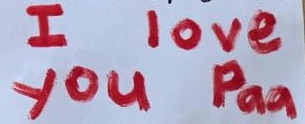
//> input picture ITEM 20-29/ITEM25 OpenCV_SeamlessCloning/image/iloveyouticket.jpg, 305 x 124 px
$ ./normal_versus_mixed_clone   (built with g++ and OpenCV 4)
//> lines starting //> are read from the running program, lines starting //| are printed output that depends on the picture; after the words box and inside, x2 and y2 are one past the last pixel; in counts of white or black regions, pixels touching at a corner belong together
#include "pch.h"
#include <opencv2/opencv.hpp>

using namespace cv;
using namespace std;

int main()
{
    // Read images : src image will be cloned into dst
	//目标图像
    Mat src = imread("image/iloveyouticket.jpg");
//> src is the input picture: 124 rows x 305 cols, CV_8UC3; mean B, G, R 185.8, 162.6, 180.8
	//背景图像
    Mat dst = imread("image/wood-texture.jpg");
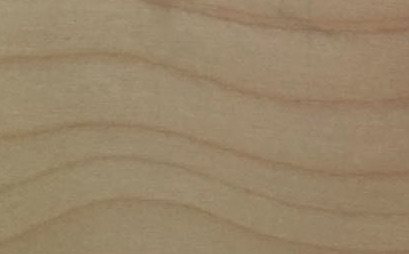
//> input picture ITEM 20-29/ITEM25 OpenCV_SeamlessCloning/image/wood-texture.jpg, 409 x 254 px
//> dst is the input picture: 254 rows x 409 cols, CV_8UC3; mean B, G, R 104.5, 133.1, 152.6

    // Create an all white mask 白色掩模
    Mat src_mask = 255 * Mat::ones(src.rows, src.cols, src.depth());

    // The location of the center of the src in the dst 图像中心
    Point center(dst.cols/2,dst.rows/2);
//> center = Point(204, 127)

    // Seamlessly clone src into dst and put the results in output
    Mat normal_clone;
    Mat mixed_clone;
	Mat nonochrome_clone;

    seamlessClone(src, dst, src_mask, center, normal_clone, NORMAL_CLONE);
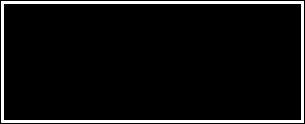
//> src_mask: 124 rows x 305 cols, CV_8UC1; 6.6% white; 1 white region, box (x1, y1, x2, y2) and area: (1, 1, 304, 123) 2514
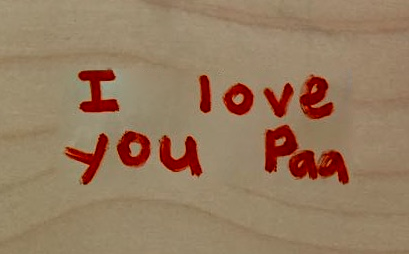
//> normal_clone: 254 rows x 409 cols, CV_8UC3; mean B, G, R 96.1, 122.9, 150.4
    seamlessClone(src, dst, src_mask, center, mixed_clone, MIXED_CLONE);
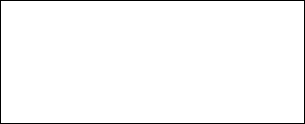
//> src_mask: 124 rows x 305 cols, CV_8UC1; 97.7% white; black in thin lines or dots
	seamlessClone(src, dst, src_mask, center, nonochrome_clone, MONOCHROME_TRANSFER);
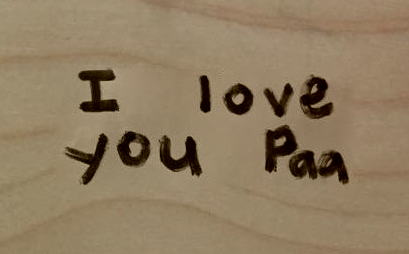
//> nonochrome_clone: 254 rows x 409 cols, CV_8UC3; mean B, G, R 96.7, 124.3, 143.5

    // Write results
    imwrite("opencv-normal-clone-example.jpg", normal_clone);
    imwrite("opencv-mixed-clone-example.jpg", mixed_clone);
	imwrite("opencv-nonochrome-clone-example.jpg", nonochrome_clone);

	return 0;
}
